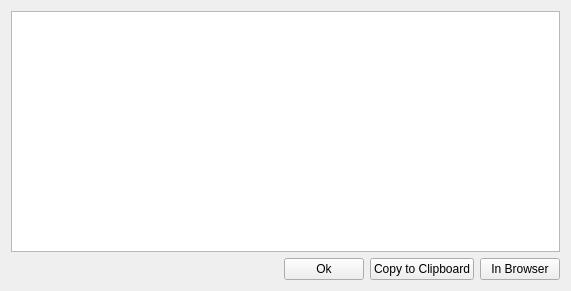
<?xml version="1.0" encoding="UTF-8"?>
<ui version="4.0">
 <class>Form</class>
 <widget class="QWidget" name="Form">
  <property name="geometry">
   <rect>
    <x>0</x>
    <y>0</y>
    <width>571</width>
    <height>291</height>
   </rect>
  </property>
  <property name="windowTitle">
   <string>Form</string>
  </property>
  <layout class="QHBoxLayout" name="horizontalLayout_2">
   <item>
    <layout class="QVBoxLayout" name="verticalLayout">
     <item>
      <widget class="QPlainTextEdit" name="gist"/>
     </item>
     <item>
      <layout class="QHBoxLayout" name="horizontalLayout">
       <item>
        <spacer name="horizontalSpacer">
         <property name="orientation">
          <enum>Qt::Horizontal</enum>
         </property>
         <property name="sizeHint" stdset="0">
          <size>
           <width>479</width>
           <height>20</height>
          </size>
         </property>
        </spacer>
       </item>
       <item>
        <widget class="QPushButton" name="ok">
         <property name="text">
          <string>Ok</string>
         </property>
        </widget>
       </item>
       <item>
        <widget class="QPushButton" name="clipboard">
         <property name="text">
          <string>Copy to Clipboard</string>
         </property>
        </widget>
       </item>
       <item>
        <widget class="QPushButton" name="browser">
         <property name="text">
          <string>In Browser</string>
         </property>
        </widget>
       </item>
      </layout>
     </item>
    </layout>
   </item>
  </layout>
 </widget>
 <resources/>
 <connections/>
</ui>
